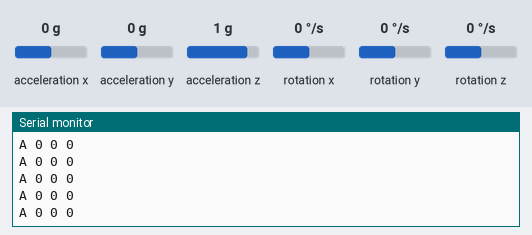
Bench run of a sketch on a simulated Arduino Uno, built with avr-gcc and run on an emulated ATmega328P. Shown: the last lines printed to the serial monitor. Wiring (inferred from the names in the program): MPU-6050 motion sensor at I2C address 0x68. The test bench sets the inputs (shaded band); at power-on: rotation y 0 °/s, acceleration x 0 g, acceleration z 1 g, acceleration y 0 g, rotation x 0 °/s, rotation z 0 °/s.

Above: at 1.2 s.
1.3 s: rotation y set to 192 °/s
At 2.4 s:
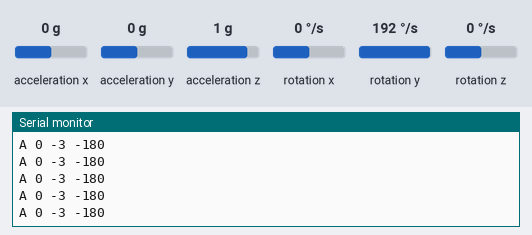
4.3 s: acceleration x set to -1.4 g
At 4.9 s:
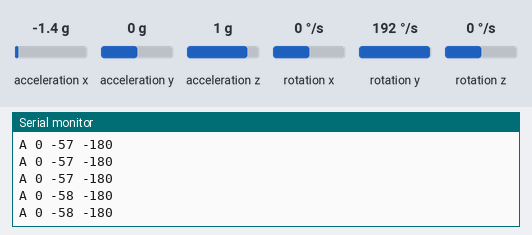
5.8 s: acceleration x set to 0.8 g
At 6.9 s:
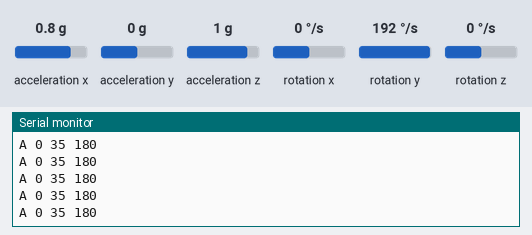
8.8 s: acceleration z set to -1.4 g
Timing chart, 0 to 9.7 s (numbered marks = the images above; inputs shaded):
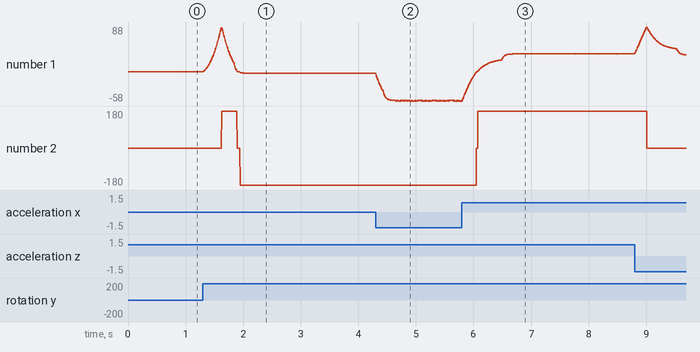

The sketch:

IMU-algorithm-master.ino
```cpp
#include<Wire.h>
#include <quaternion.h>
#include <sensor_processing_lib.h>
#include <vector_3d.h>

const int MPU_addr=0x68;  // I2C address of the MPU-6050
int16_t AcX=0,AcY=0,AcZ=1,Tmp,GyX=0,GyY=0,GyZ=0,count=0;
unsigned long Start = 0,loop_start,temp2;
float delta,wx,wy,wz;
euler_angles angles;
vector_ijk fused_vector;
Quaternion q_acc;

void setup(){
  Wire.begin();
  Wire.beginTransmission(MPU_addr);
  Wire.write(0x6B);  // PWR_MGMT_1 register
  Wire.write(0);     // set to zero (wakes up the MPU-6050)
  Wire.endTransmission(true);
  Wire.beginTransmission(MPU_addr);
  Wire.write(0x1B);  // GYRO_CONFIG register
  Wire.write(0x10);     // set to 0x10 (+- 1000 deg/s)
  Wire.endTransmission(true);
  Wire.beginTransmission(MPU_addr);
  Wire.write(0x1C);  // ACCEL_CONFIG register
  Wire.write(0x08);     // set to 0x08 (+- 4g)
  Wire.endTransmission(true);
  Serial.begin(115200);
  Start = millis();
  fused_vector = vector_3d_initialize(0.0,0.0,-1.0);
  q_acc = quaternion_initialize(1.0,0.0,0.0,0.0);
  loop_start = millis();
}
void loop(){

  wx = 0.0005323*GyX;
  wy = 0.0005323*GyY;
  wz = 0.0005323*GyZ;

  delta = 0.001*(millis()-Start);
  fused_vector = update_fused_vector(fused_vector,AcX,AcY,AcZ,wx,wy,wz,delta);

  q_acc = quaternion_from_accelerometer(fused_vector.a,fused_vector.b,fused_vector.c);
  angles = quaternion_to_euler_angles(q_acc);

  Serial.print("A ");
  Serial.print(int(angles.yaw));Serial.print(" ");
  Serial.print(int(angles.pitch));Serial.print(" ");
  Serial.println(int(angles.roll));

  Start = millis();

  Wire.beginTransmission(MPU_addr);
  Wire.write(0x3B);  // starting with register 0x3B (ACCEL_XOUT_H)
  Wire.endTransmission(false);
  Wire.requestFrom(MPU_addr,14,true);  // request a total of 14 registers
  AcX=Wire.read()<<8|Wire.read();  // 0x3B (ACCEL_XOUT_H) & 0x3C (ACCEL_XOUT_L)
  AcY=Wire.read()<<8|Wire.read();  // 0x3D (ACCEL_YOUT_H) & 0x3E (ACCEL_YOUT_L)
  AcZ=Wire.read()<<8|Wire.read();  // 0x3F (ACCEL_ZOUT_H) & 0x40 (ACCEL_ZOUT_L)
  Tmp=Wire.read()<<8|Wire.read();  // 0x41 (TEMP_OUT_H) & 0x42 (TEMP_OUT_L)
  GyX=Wire.read()<<8|Wire.read();  // 0x43 (GYRO_XOUT_H) & 0x44 (GYRO_XOUT_L)
  GyY=Wire.read()<<8|Wire.read();  // 0x45 (GYRO_YOUT_H) & 0x46 (GYRO_YOUT_L)
  GyZ=Wire.read()<<8|Wire.read();  // 0x47 (GYRO_ZOUT_H) & 0x48 (GYRO_ZOUT_L)

  /*count += 1;
  if (count>=500)
  {
    temp2 = millis()-loop_start;
    loop_start = millis();
    Serial.println(temp2);
    count = 0;
  }*/
}
```

quaternion.h
```cpp
#ifdef __cplusplus
extern "C" {
#endif

#ifndef QUATERNION_INCLUDED
#define QUATERNION_INCLUDED

#include "vector_3d.h"

typedef struct Quaternion {

    float a;
    float b;
    float c;
    float d;

    // q = a + bi + cj + dk

} Quaternion;

typedef struct euler_angles {

    float roll;
    float pitch;
    float yaw;

} euler_angles;

Quaternion quaternion_initialize(float a, float b, float c, float d);
Quaternion quaternion_product(Quaternion q1, Quaternion q2);
Quaternion quaternion_conjugate(Quaternion q);
Quaternion quaternion_normalize(Quaternion q);
Quaternion quaternion_between_vectors(vector_ijk v1, vector_ijk v2);
vector_ijk quaternion_rotate_vector(vector_ijk v, Quaternion q);
euler_angles quaternion_to_euler_angles(Quaternion q);

#endif

#ifdef __cplusplus
}
#endif
```

sensor_processing_lib.h
```cpp
#ifdef __cplusplus
extern "C" {
#endif

#ifndef SENSOR_PROCESSING_INCLUDED
#define SENSOR_PROCESSING_INCLUDED

#include "quaternion.h"
#include<stdint.h>
#include<stdlib.h>

#define ACCEL_LOWER_LIMIT 6144
#define ACCEL_UPPER_LIMIT 10240

Quaternion quaternion_from_accelerometer(float ax, float ay, float az);
Quaternion quaternion_from_gyro(float wx, float wy, float wz, float time);
float fusion_coeffecient(vector_ijk virtual_gravity, vector_ijk sensor_gravity);
vector_ijk sensor_gravity_normalized(int16_t ax, int16_t ay, int16_t az);
vector_ijk fuse_vector(vector_ijk virtual_gravity, vector_ijk sensor_gravity);
vector_ijk update_gravity_vector(vector_ijk gravity_vector,float wx,float wy,float wz,float delta);
vector_ijk update_fused_vector(vector_ijk fused_vector, int16_t ax, int16_t ay, int16_t az,float wx,float wy,float wz,float delta);

#endif // SENSOR_FUSION_LIB_H_INCLUDED

#ifdef __cplusplus
}
#endif
```

vector_3d.h
```cpp
#ifdef __cplusplus
extern "C" {
#endif

#ifndef VECTOR_3D_INCLUDED
#define VECTOR_3D_INCLUDED

#include <math.h>

typedef struct vector_ijk {

    float a;
    float b;
    float c;

    // v = ai + bj + ck

} vector_ijk;

vector_ijk vector_3d_initialize(float a, float b, float c);
vector_ijk vector_3d_sum(vector_ijk v1, vector_ijk v2);
vector_ijk vector_3d_difference(vector_ijk v1, vector_ijk v2);
float vector_3d_dot_product(vector_ijk v1, vector_ijk v2);
vector_ijk vector_3d_cross_product(vector_ijk v1, vector_ijk v2);
vector_ijk vector_3d_normalize(vector_ijk v);
vector_ijk vector_3d_scale(vector_ijk v1, float scale);
float InvSqrt(float x);

#endif

#ifdef __cplusplus
}
#endif
```

Measured:
- after the input at 1.3 s, the serial monitor: prints a new line at once (image 1)
- after the input at 5.8 s, the serial monitor: prints a new line at once (image 3)
- plotted number 1: 0 → -3 after the input at 1.3 s, -58 → 35 after the input at 5.8 s
- plotted number 2: 0 → -180 after the input at 1.3 s, -180 → 180 after the input at 5.8 s
